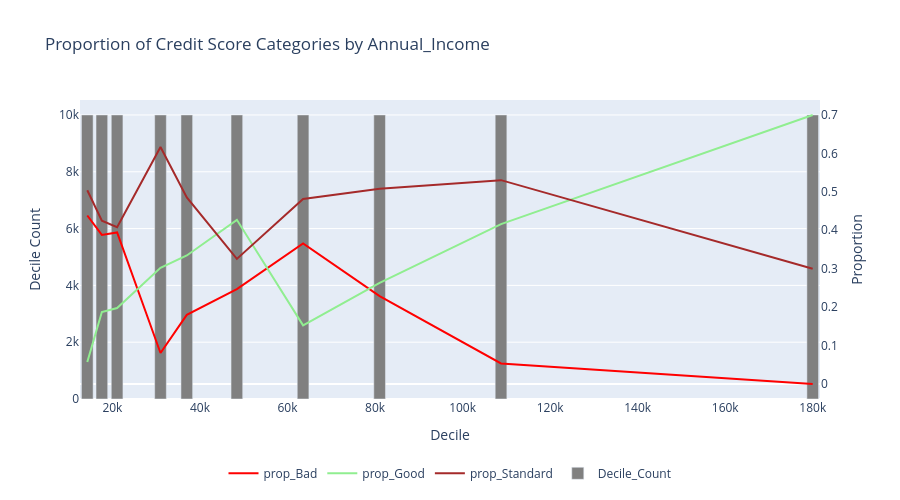

The cell this chart's notebook holds for it:
### Markdown cell above
Porporción de Buenos: aunque se observa una relación positiva entre los ingresos netos y la proporción de buenos, se observa un
cambio abrupto entre los deciles 6 y 7, al pasar de una proporción de buenos de 41% a 15%,
lo cual no es razonable.

Proporción de standard: aunque sí existe una tendencia negativa entre la proporción de Standard y los ingresos
hay cambios irregulares que son poco razonables.

Proporción de malos: de manera similar, la proporción de malos y los ingresos tienen una relación inversa, sin embargo, 
hay cambios irregulares abruptos.

### Code cell
chart_types = {
    "prop_Good":"line",
    "prop_Standard":"line",
    "prop_Bad": "line",  
    "Decile_Count": "bar"    
}

fig = plot_interactive_chart(
    df=deciles_summary,  
    y_columns=["prop_Bad", "prop_Good", "prop_Standard", "Decile_Count"],  
    x_column="Decile_Max",  
    chart_types=chart_types, 
    title=f"Proportion of Credit Score Categories by {continuous_variable}",
    x_title="Decile",
    y_title="Decile Count",  
    y2_title="Proportion",   
    secondary_y=["prop_Bad", "prop_Good", "prop_Standard"],  
    width=900,
    height=500,
    custom_colors={"prop_Bad": "red", "prop_Good":"lightgreen",
    "prop_Standard":"brown", "Decile_Count": "gray"}  
)

fig.show()

### Figure 1 — Plotly figure (JSON) as saved in the notebook; plotly's stock layout.template omitted (floating-point values rounded to 4 significant figures)
{"data": [{"line": {"color": "red"}, "mode": "lines", "name": "prop_Bad", "type": "scatter", "x": [14260.0, 17590.0, 21080.0, 30990.0, 37000.0, 48430.0, 63560.0, 81050.0, 108800.0, 180000.0], "y": [0.4384, 0.388, 0.3944, 0.0808, 0.18, 0.2472, 0.3656, 0.2288, 0.0536, 0], "yaxis": "y2"}, {"line": {"color": "lightgreen"}, "mode": "lines", "name": "prop_Good", "type": "scatter", "x": [14260.0, 17590.0, 21080.0, 30990.0, 37000.0, 48430.0, 63560.0, 81050.0, 108800.0, 180000.0], "y": [0.0576, 0.1872, 0.1976, 0.3024, 0.3344, 0.4272, 0.1528, 0.2632, 0.416, 0.7], "yaxis": "y2"}, {"line": {"color": "brown"}, "mode": "lines", "name": "prop_Standard", "type": "scatter", "x": [14260.0, 17590.0, 21080.0, 30990.0, 37000.0, 48430.0, 63560.0, 81050.0, 108800.0, 180000.0], "y": [0.504, 0.4248, 0.408, 0.6168, 0.4856, 0.3256, 0.4816, 0.508, 0.5304, 0.3], "yaxis": "y2"}, {"marker": {"color": "gray"}, "name": "Decile_Count", "type": "bar", "x": [14260.0, 17590.0, 21080.0, 30990.0, 37000.0, 48430.0, 63560.0, 81050.0, 108800.0, 180000.0], "y": [10000, 10000, 10000, 10000, 10000, 10000, 10000, 10000, 10000, 10000], "yaxis": "y"}], "layout": {"height": 500, "legend": {"orientation": "h", "x": 0.5, "xanchor": "center", "y": -0.2, "yanchor": "top"}, "title": {"text": "Proportion of Credit Score Categories by Annual_Income"}, "width": 900, "xaxis": {"title": {"text": "Decile"}}, "yaxis": {"title": {"text": "Decile Count"}}, "yaxis2": {"overlaying": "y", "showgrid": false, "side": "right", "title": {"text": "Proportion"}}}}
